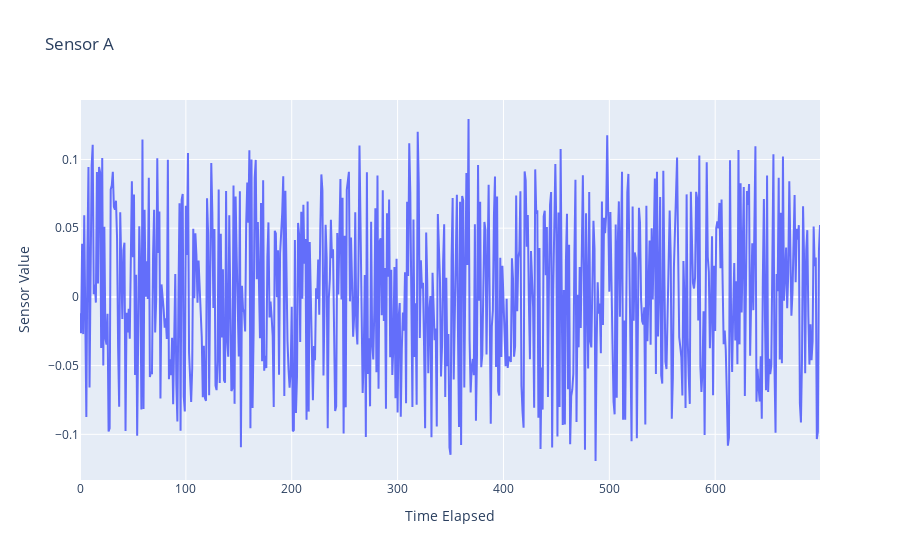

The notebook cell saved with this chart:
### Code cell
# Plot the chart
fig = px.line(
    filtered_run_df_time_sensor,
    x='time elapsed',
    y='Sensor Value',
    title='Sensor A',
    labels={'time elapsed': 'Time Elapsed', 'Sensor Value': 'Sensor Value'}
)

fig.show()

### Figure 1 — Plotly figure (JSON) as saved in the notebook; plotly's stock layout.template omitted (floating-point values rounded to 4 significant figures; data arrays with more than 128 entries replaced by an {"elided": "..."} marker saying what was removed)
{"data": [{"hovertemplate": "Time Elapsed=%{x}<br>Sensor Value=%{y}<extra></extra>", "legendgroup": "", "line": {"color": "#636efa", "dash": "solid"}, "marker": {"symbol": "circle"}, "mode": "lines", "name": "", "orientation": "v", "showlegend": false, "type": "scatter", "x": {"elided": "700 float values"}, "xaxis": "x", "y": {"elided": "700 float values"}, "yaxis": "y"}], "layout": {"legend": {"tracegroupgap": 0}, "title": {"text": "Sensor A"}, "xaxis": {"anchor": "y", "domain": [0, 1], "title": {"text": "Time Elapsed"}}, "yaxis": {"anchor": "x", "domain": [0, 1], "title": {"text": "Sensor Value"}}}}
